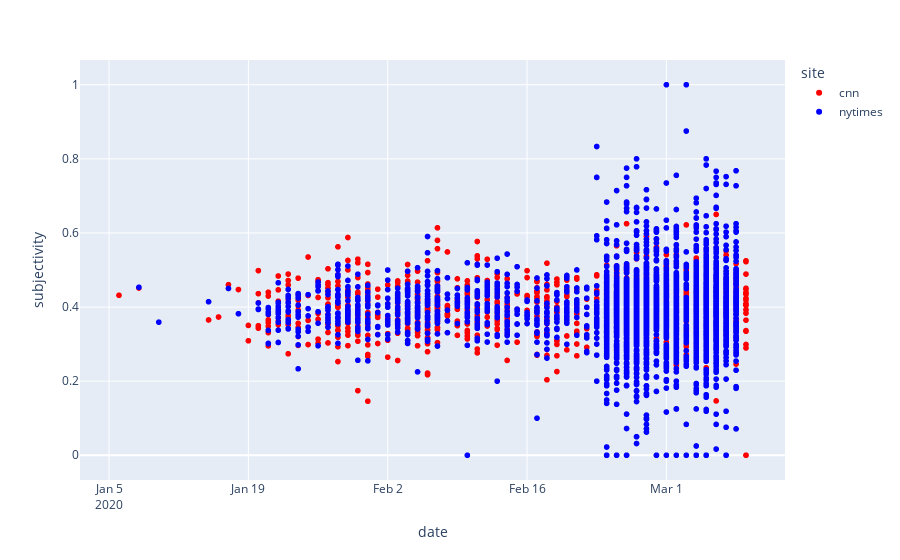

Write notebook code for a chart like this one.
### Code cell
px.scatter(articles, x='date', y='subjectivity', color='site', color_discrete_map={'cnn':'red', 'nytimes':'blue'})

### Figure 1 — Plotly figure (JSON) as saved in the notebook; plotly's stock layout.template omitted (floating-point values rounded to 4 significant figures; data arrays with more than 128 entries replaced by an {"elided": "..."} marker saying what was removed)
{"data": [{"hoverlabel": {"namelength": 0}, "hovertemplate": "site=cnn<br>date=%{x}<br>subjectivity=%{y}", "legendgroup": "cnn", "marker": {"color": "red", "symbol": "circle"}, "mode": "markers", "name": "cnn", "showlegend": true, "type": "scattergl", "x": {"elided": "1073 str values"}, "xaxis": "x", "y": {"elided": "1073 float values"}, "yaxis": "y"}, {"hoverlabel": {"namelength": 0}, "hovertemplate": "site=nytimes<br>date=%{x}<br>subjectivity=%{y}", "legendgroup": "nytimes", "marker": {"color": "blue", "symbol": "circle"}, "mode": "markers", "name": "nytimes", "showlegend": true, "type": "scattergl", "x": {"elided": "3452 str values"}, "xaxis": "x", "y": {"elided": "3452 float values"}, "yaxis": "y"}], "layout": {"legend": {"title": {"text": "site"}, "tracegroupgap": 0}, "margin": {"t": 60}, "xaxis": {"anchor": "y", "domain": [0, 1], "title": {"text": "date"}}, "yaxis": {"anchor": "x", "domain": [0, 1], "title": {"text": "subjectivity"}}}}
